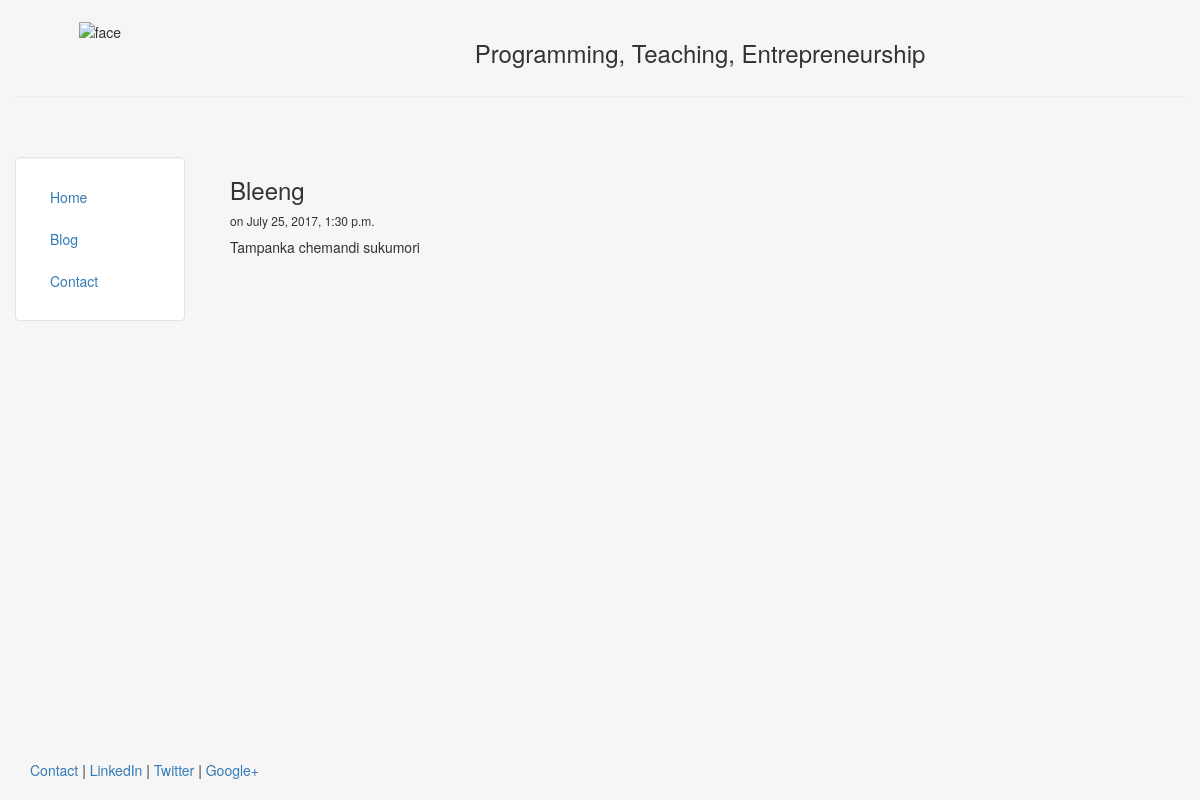
Page /blog/2 on the committed database.
### blog/models.py (models this page shows, shortened)
class Post(models.Model):
	title = models.CharField(max_length=140)
	body = models.TextField()
	date = models.DateTimeField()

### blog/templates/blog/post.html
{% extends "personal/header.html" %}
{% block content %}
	<h3>{{post.title}}</h3>
	<h6>on {{post.date}}</h6>
	{{post.body|safe|linebreaks}}
{% endblock %}

### personal/templates/personal/header.html (style rules this page uses)
html, body { height:100% }

### rows in the picture
Post: title "Bleeng", date "July 25, 2017, 1:30 p.m.", body "Tampanka chemandi sukumori"
